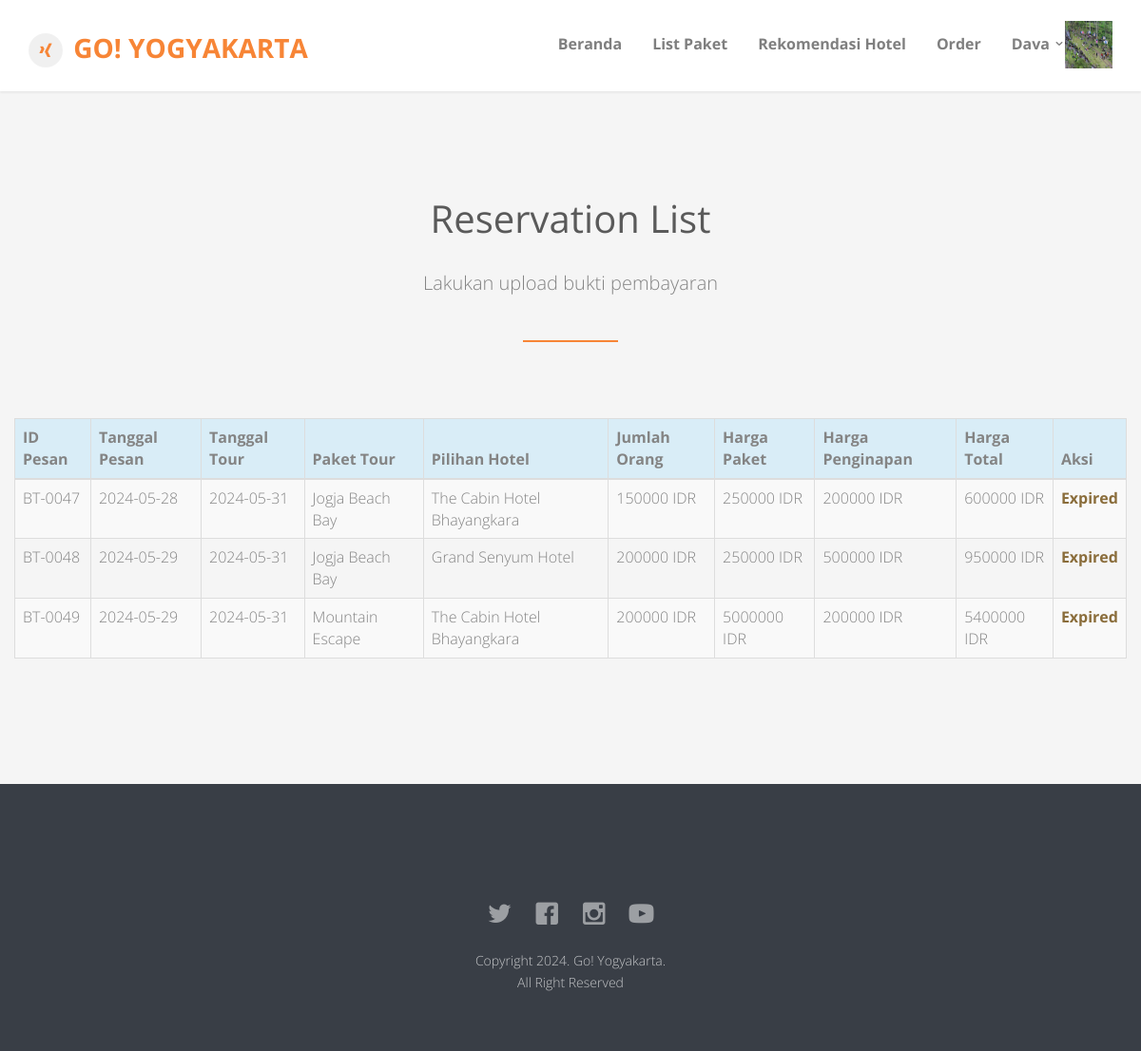
The page /orderlist.php (signed in) on the database its author committed.
### tables this page shows
CREATE TABLE `tbl_pesan` (
  `id_pesan` int NOT NULL,
  `id_user` int NOT NULL,
  `id_paket` int NOT NULL,
  `id_hotel` int NOT NULL,
  `id_daerah` int NOT NULL,
  `tgl_pesan` date NOT NULL,
  `tgl_tour` date NOT NULL,
  `status` char(2) NOT NULL DEFAULT 'S1'
);

CREATE TABLE `tbl_paket` (
  `id_paket` int NOT NULL,
  `nama_paket` varchar(50) NOT NULL,
  `harga_paket` int NOT NULL,
  `ket_paket` text NOT NULL
);

CREATE TABLE `tbl_hotel` (
  `id_hotel` int NOT NULL,
  `hotel` varchar(100) NOT NULL,
  `harga` int NOT NULL,
  `ket_hotel` text NOT NULL,
  `foto` varchar(50) NOT NULL
);

CREATE TABLE `tbl_daerah` (
  `id_provinsi` int NOT NULL,
  `id_daerah` int NOT NULL,
  `nama_daerah` varchar(35) NOT NULL,
  `biaya` int NOT NULL
);

### orderlist.php (the view, shortened to what this page needs)
<!DOCTYPE html>
<html class="no-js">
<head>
	<link rel="stylesheet" href="css/animate.css">
	<link rel="stylesheet" href="css/icomoon.css">
	<link rel="stylesheet" href="css/bootstrap.css">
	<link rel="stylesheet" href="css/superfish.css">
	<link rel="stylesheet" href="css/magnific-popup.css">
	<link rel="stylesheet" href="css/bootstrap-datepicker.min.css">
	<link rel="stylesheet" href="css/cs-select.css">
	<link rel="stylesheet" href="css/cs-skin-border.css">
	<link rel="stylesheet" href="css/style.css">
</head>
<body>
	<div id="fh5co-wrapper">
		<div id="fh5co-page">
			<?php include("header.php") ?>
			<div id="fh5co-tours" class="fh5co-section-gray">
				<div class="container">
					<div class="row">
						<div class="col-md-8 col-md-offset-2 text-center heading-section animate-box">
							<h3>Reservation List</h3>
							<p>Lakukan upload bukti pembayaran</p>
						</div>
					</div>
					<div class="row animate-box">
						<div class="container grid">
							<div class="row">
								<div class="table-responsive">
									<table class="table table-bordered table-striped table-hover">
										<thead>
											<tr class="info fg-white">
												<th class="text-left">ID Pesan</th>
												<th class="text-left">Tanggal Pesan</th>
												<th class="text-left">Tanggal Tour</th>
												<th class="text-left">Paket Tour</th>
												<th class="text-left">Pilihan Hotel</th>
												<th class="text-left">Jumlah Orang</th>
												<th class="text-left">Harga Paket</th>
												<th class="text-left">Harga Penginapan</th>
												<th class="text-left">Harga Total</th>
												<th class="text-left">Aksi</th>
											</tr>
										</thead>
										<tbody>
											<?php
											$id_user = $_SESSION['id_user'];
											$_mysqli = new mysqli("localhost", "gojogjak_arta", "%Ilham18", "gojogjak_arta");
											$comot = $_mysqli->query("select * from tbl_pesan,tbl_user,tbl_daerah,tbl_paket,tbl_hotel where tbl_pesan.id_user=tbl_user.id_user and tbl_pesan.id_paket=tbl_paket.id_paket and tbl_pesan.id_hotel=tbl_hotel.id_hotel and tbl_pesan.id_daerah=tbl_daerah.id_daerah and tbl_user.id_user='$id_user'");
											while ($isi_tbl = mysqli_fetch_array($comot)) {
												$total_harga	= $isi_tbl['harga_paket'] + $isi_tbl['biaya'] + $isi_tbl['harga'];
												if ($isi_tbl['status'] == 'S2') {
													$txtS = "Telah malakukan pembayaran";
												} else if ($isi_tbl['status'] == 'S3') {
													$txtS = "Melakukan pembayaran di tempat";
												}
											?>
												<tr>
													<td>BT-00<?php echo $isi_tbl['id_pesan']; ?></td>
													<td><?php echo $isi_tbl['tgl_pesan']; ?></td>
													<td><?php echo $isi_tbl['tgl_tour']; ?></td>
													<td><?php echo $isi_tbl['nama_paket']; ?></td>
													<td><?php echo $isi_tbl['hotel']; ?></td>
													<td><?php echo $isi_tbl['biaya']; ?> IDR</td>
													<td><?php echo $isi_tbl['harga_paket']; ?> IDR</td>
													<td><?php echo $isi_tbl['harga']; ?> IDR</td>
													<td><?php echo $total_harga; ?> IDR</td>
													<td><?php
														$now = date("Y-m-d");
														if ($isi_tbl['status'] == 'S2' && $isi_tbl['tgl_tour'] >= $now || $isi_tbl['status'] == 'S3' && $isi_tbl['tgl_tour'] >= $now) {
														?>
															<a class="btn btn-success" href="orderfinish.php?id=<?php echo $isi_tbl[0]; ?>" data-hint="<?php echo $txtS ?>">Berhasil</a>
														<?php
														} else if ($isi_tbl['status'] == 'S4') {
															echo "Telah Tour";
														} else if ($isi_tbl['tgl_tour'] < $now) {
															echo "<a class='text-warning'><b>Expired</b></a>";
														} else {
															echo "<b>Waiting<b>";
														?>
															<br /><a class="btn btn-warning" href="uploadbukti.php?id=<?php echo $isi_tbl[0]; ?>" data-hint="Upload Bukti Pembayaran">Upload Bukti</a>
														<?php
														}
														?>
													</td>
												</tr>
											<?php
											}
											?>
										</tbody>
									</table>
								</div>
							</div>
						</div>
					</div>
				</div>
			</div>
			<?php include("footer.php") ?>
		</div>
	</div>
</body>
</html>

### css/style.css (style rules this page uses)
body { font-family: "Open Sans", Arial, sans-serif; line-height: 1.6; font-size: 16px; background: #fff; color: #848484; font-weight: 300; overflow-x: hidden; }
a { color: #f78536; -webkit-transition: 0.5s, ease; -o-transition: 0.5s, ease; transition: 0.5s, ease; }
p, ul, ol { margin-bottom: 1.5em; font-size: 16px; color: #848484; font-family: "Open Sans", Arial, sans-serif; }
h1, h2, h3, h4, h5, h6 { color: #5a5a5a; font-family: "Open Sans", Arial, sans-serif; font-weight: 400; margin: 0 0 30px 0; }
#fh5co-work-section, #fh5co-car, #fh5co-blog-section, #fh5co-features, #fh5co-tours, #fh5co-testimonial, .fh5co-content-section { padding: 7em 0; }
.fh5co-section-gray { background: rgba(0, 0, 0, 0.04); }
.heading-section { padding-bottom: 1em; margin-bottom: 5em; }
.heading-section:after { position: absolute; content: ""; bottom: 0; left: 50%; width: 100px; margin-left: -50px; height: 2px; background: #f78536; }
.heading-section h3 { font-size: 40px; font-weight: 400; position: relative; }
.heading-section p { font-size: 20px; }
.js .animate-box { opacity: 0; }
#fh5co-wrapper { overflow-x: hidden; position: relative; }
#fh5co-page { position: relative; -webkit-transition: 0.5s; -o-transition: 0.5s; transition: 0.5s; }

### rows shown on the page
tbl_pesan: id_pesan "47", tgl_pesan "2024-05-28", tgl_tour "2024-05-31", id_paket.nama_paket "Jogja Beach Bay", id_hotel.hotel "The Cabin Hotel Bhayangkara", id_daerah.biaya "150000", id_paket.harga_paket "250000", id_hotel.harga "200000", id_paket.harga "600000", status "Expired"
tbl_pesan: id_pesan "48", tgl_pesan "2024-05-29", tgl_tour "2024-05-31", id_paket.nama_paket "Jogja Beach Bay", id_hotel.hotel "Grand Senyum Hotel", id_daerah.biaya "200000", id_paket.harga_paket "250000", id_hotel.harga "500000", id_paket.harga "950000", status "Expired"
tbl_pesan: id_pesan "49", tgl_pesan "2024-05-29", tgl_tour "2024-05-31", id_paket.nama_paket "Mountain Escape", id_hotel.hotel "The Cabin Hotel Bhayangkara", id_daerah.biaya "200000", id_paket.harga_paket "5000000", id_hotel.harga "200000", id_paket.harga "5400000", status "Expired"

### other values the page prints
$_SESSION[nama_user] "Dava"
